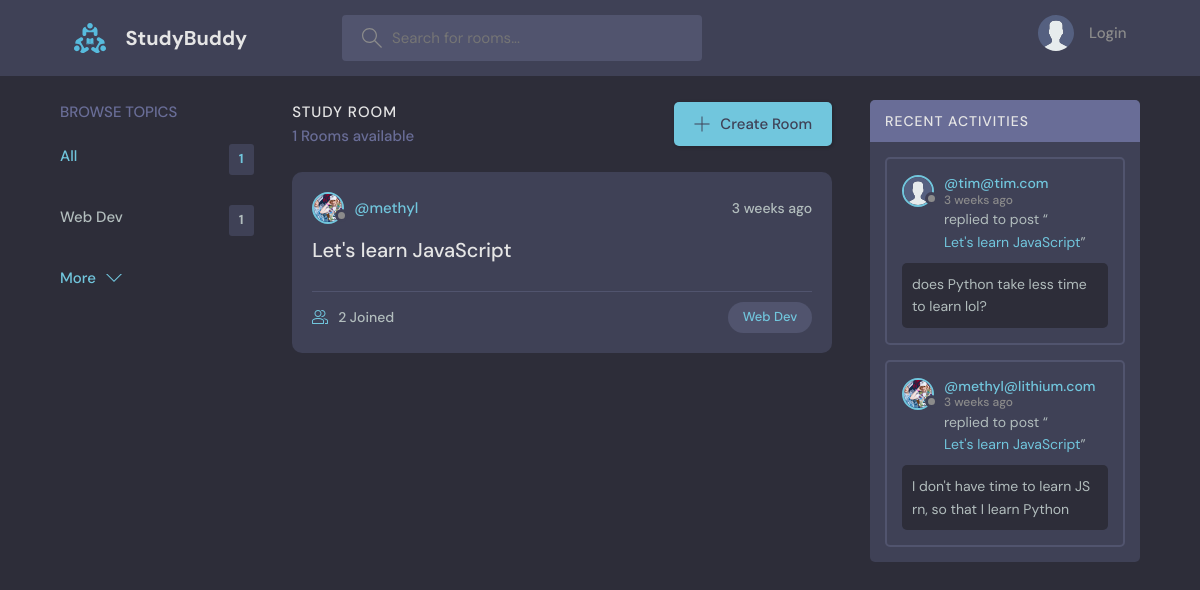
The page / on the database its author committed.
### base/models.py (models this page shows, shortened)
class Topic(models.Model):
    name = models.CharField(max_length=200)

class Room(models.Model):
    host = models.ForeignKey(User, null=True, on_delete=models.SET_NULL)
    topic = models.ForeignKey(Topic, null=True, on_delete=models.SET_NULL)
    name = models.CharField(max_length=200)
    description =  models.TextField(null=True, blank=True)
    participants = models.ManyToManyField(User, related_name='participants', blank=True)
    updated = models.DateTimeField(auto_now=True)
    created = models.DateTimeField(auto_now_add=True)
    class Meta:
        ordering = ['-updated', '-created']
    def __str__(self):
        return self.name

class User(AbstractUser):
    name = models.CharField(max_length=200, null=True)
    email = models.EmailField(unique=True, null=True)
    bio = models.TextField(null=True)
    avatar = models.ImageField(null=True, default="avatar.svg")
    USERNAME_FIELD = 'email'
    REQUIRED_FIELDS = []

class Message(models.Model):
    user = models.ForeignKey(User, on_delete=models.CASCADE)
    room = models.ForeignKey(Room, on_delete=models.CASCADE, related_name='messages')
    body = models.TextField()
    updated = models.DateTimeField(auto_now=True)
    created = models.DateTimeField(auto_now_add=True)
    class Meta:
        ordering = ['-updated', '-created']

### base/views.py (the view)
# urls.py: path('', views.home, name='home'),
def home(request):
    q = request.GET.get('q') if request.GET.get('q') != None else ''
    rooms = Room.objects.filter(
        Q(topic__name__icontains=q) |
        Q(name__icontains=q) |
        Q(description__icontains=q)
    )
    topics = Topic.objects.all()[0:5]
    room_count = rooms.count()
    room_messages =  Message.objects.filter(Q(room__name__icontains=q))
    context = {'rooms': rooms, 'topics': topics, 'room_count': room_count, 'room_messages': room_messages}
    return render(request, 'base/home.html', context)

### templates/base/home.html (shortened to what this page needs)
{% extends 'main.html' %}
{% block content %}
    <main class="layout layout--3">
      <div class="container">
        {% include 'base/topics_component.html' %}
        <div class="roomList">
          <div class="roomList__header">
            <div>
              <h2>Study Room</h2>
              <p>{{ room_count }} Rooms available</p>
            </div>
            <a class="btn btn--main" href="{% url 'create-room' %}">
              <svg version="1.1" xmlns="http://www.w3.org/2000/svg" width="32" height="32" viewBox="0 0 32 32">
                <title>add</title>
                <path
                  d="M16.943 0.943h-1.885v14.115h-14.115v1.885h14.115v14.115h1.885v-14.115h14.115v-1.885h-14.115v-14.115z"
                ></path>
              </svg>
              Create Room
            </a>
          </div>
          {% include 'base/feed_component.html' %}
        </div>
        {% include 'base/activity_component.html' %}
      </div>
    </main>
{% endblock content %}

### templates/base/topics_component.html
<div class="topics">
    <div class="topics__header">
      <h2>Browse Topics</h2>
    </div>
    <ul class="topics__list">
      <li>
        <a href="{% url 'home' %}" class="active">All <span>{{topics.count}}</span></a>
      </li>
      {% for topic in topics %}
      <li>
        <a href="{% url 'home' %}?q={{topic.name}}">{{topic.name}} <span>{{topic.room_set.all.count}}</span></a>
      </li>
      {% endfor %}
    </ul>
    <a class="btn btn--link" href="{% url 'topics' %}">
      More
      <svg version="1.1" xmlns="http://www.w3.org/2000/svg" width="32" height="32" viewBox="0 0 32 32">
        <title>chevron-down</title>
        <path d="M16 21l-13-13h-3l16 16 16-16h-3l-13 13z"></path>
      </svg>
    </a>
  </div>

### templates/base/feed_component.html (shortened to what this page needs)
{% for room in rooms %}
<div class="roomListRoom">
    <div class="roomListRoom__header">
      <a href="{% url 'user-profile' room.host.id %}" class="roomListRoom__author">
        <div class="avatar avatar--small">
          <img src="{{room.host.avatar.url}}" />
        </div>
        <span>@{{room.host.username}}</span>
      </a>
      <div class="roomListRoom__actions">
        <span>{{room.created|timesince}} ago</span>
      </div>
    </div>
    <div class="roomListRoom__content">
      <a href="{% url 'room' room.id %}">{{room.name}}</a>
    </div>
    <div class="roomListRoom__meta">
      <a href="{% url 'room' room.id %}" class="roomListRoom__joined">
        {{room.participants.all.count}} Joined
      </a>
      <p class="roomListRoom__topic"><a href="{% url 'home' %}?q={{room.topic.name}}">{{room.topic.name}}</a></p>
    </div>
  </div>
{% endfor %}

### templates/base/activity_component.html (shortened to what this page needs)
<div class="activities">
    <div class="activities__header">
      <h2>Recent Activities</h2>
    </div>
    {% for message in room_messages %}
    <div class="activities__box">
      <div class="activities__boxHeader roomListRoom__header">
        <a href="{% url 'user-profile' message.user.id %}" class="roomListRoom__author">
          <div class="avatar avatar--small">
            <img src="{{message.user.avatar.url}}" />
          </div>
          <p>
            @{{message.user}}
            <span>{{message.created|timesince}} ago</span>
          </p>
        </a>
      </div>
      <div class="activities__boxContent">
        <p>replied to post “<a href="{% url 'room' message.room.id %}">{{message.room}}</a>”</p>
        <div class="activities__boxRoomContent">
            {{message.body}}
        </div>
      </div>
    </div>
    {% endfor %}
  </div>

### rows shown on the page
Topic: name "Web Dev", room_set.all.count "1"
Room: host.avatar (picture), host.username "methyl", created "3 weeks", name "Let's learn JavaScript", participants.all.count "2", topic.name "Web Dev"
Message: user.avatar (placeholder picture), user "tim@tim.com", created "3 weeks", room "Let's learn JavaScript", body "does Python take less time to learn lol?"
Message: user.avatar (picture), user "methyl@lithium.com", created "3 weeks", room "Let's learn JavaScript", body "I don't have time to learn JS rn, so that I learn Python"

### other values the page prints
{{ topics.count }} "1"
{{ room_count }} "1"
